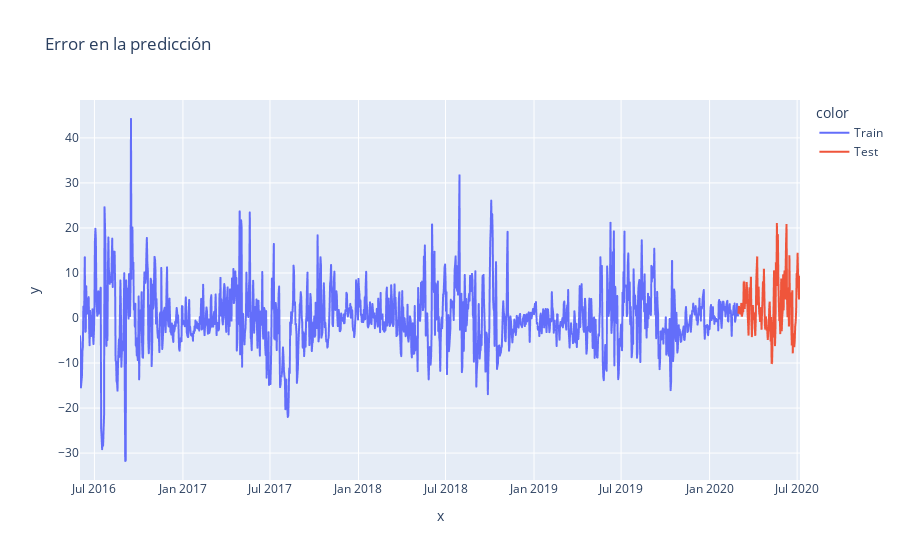

Write notebook code for a chart like this one.
### Code cell
error_train = train_data['y'] - train_pred['yhat']
error_test = test_data['y'] - forecast['yhat']

# Crear un DataFrame con los errores
error_train_df = pd.DataFrame({'ds': train_data['ds'], 'error': error_train, 'set': 'Train'})
error_test_df = pd.DataFrame({'ds': test_data['ds'], 'error': error_test, 'set': 'Test'})

error_df = pd.concat([error_train_df, error_test_df])
fig = px.line(x=error_df['ds'], y=error_df['error'], title='Error en la predicción', color=error_df['set'])
fig.show()

### Figure 1 — Plotly figure (JSON) as saved in the notebook; plotly's stock layout.template omitted (floating-point values rounded to 4 significant figures; data arrays with more than 128 entries replaced by an {"elided": "..."} marker saying what was removed)
{"data": [{"hovertemplate": "color=Train<br>x=%{x}<br>y=%{y}<extra></extra>", "legendgroup": "Train", "line": {"color": "#636efa", "dash": "solid"}, "marker": {"symbol": "circle"}, "mode": "lines", "name": "Train", "showlegend": true, "type": "scattergl", "x": {"elided": "1369 str values"}, "xaxis": "x", "y": {"elided": "1369 float values"}, "yaxis": "y"}, {"hovertemplate": "color=Test<br>x=%{x}<br>y=%{y}<extra></extra>", "legendgroup": "Test", "line": {"color": "#EF553B", "dash": "solid"}, "marker": {"symbol": "circle"}, "mode": "lines", "name": "Test", "showlegend": true, "type": "scattergl", "x": {"elided": "1498 str values"}, "xaxis": "x", "y": {"elided": "1498 float values"}, "yaxis": "y"}], "layout": {"legend": {"title": {"text": "color"}, "tracegroupgap": 0}, "title": {"text": "Error en la predicción"}, "xaxis": {"anchor": "y", "domain": [0, 1], "title": {"text": "x"}}, "yaxis": {"anchor": "x", "domain": [0, 1], "title": {"text": "y"}}}}
